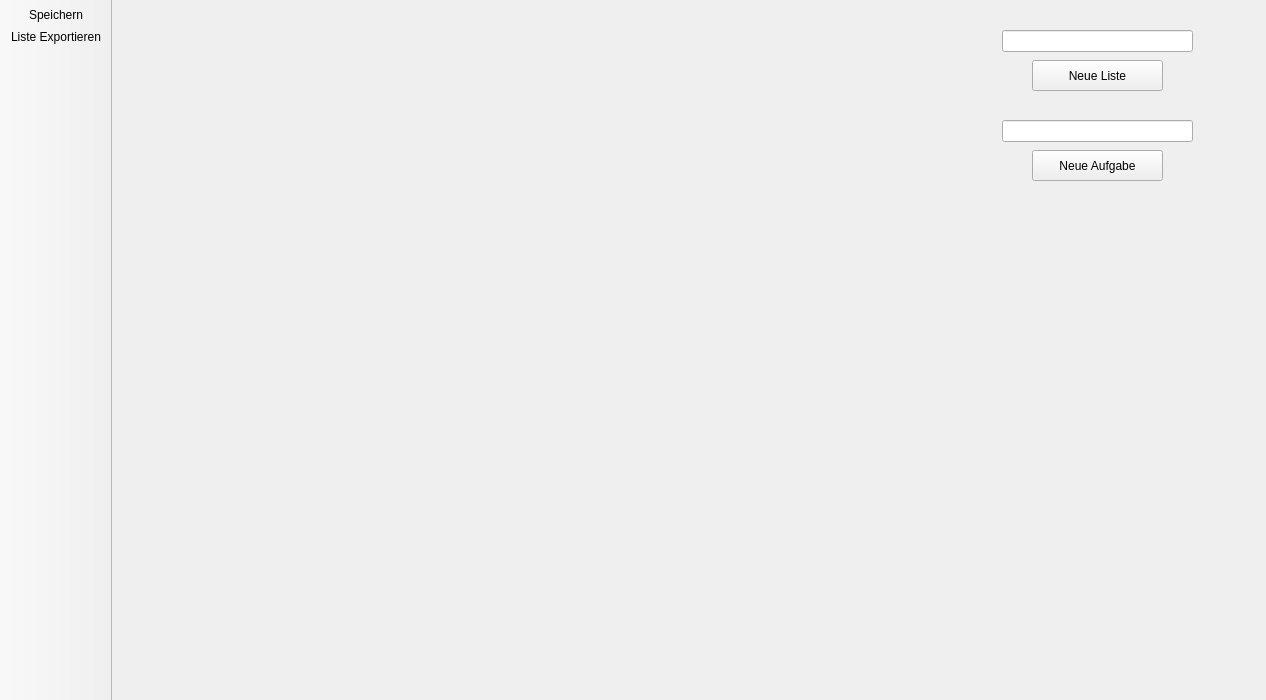
<?xml version="1.0" encoding="UTF-8"?>
<ui version="4.0">
 <class>MainWindow</class>
 <widget class="QMainWindow" name="MainWindow">
  <property name="geometry">
   <rect>
    <x>0</x>
    <y>0</y>
    <width>1266</width>
    <height>700</height>
   </rect>
  </property>
  <property name="windowTitle">
   <string>Deine ToDo's</string>
  </property>
  <widget class="QWidget" name="centralwidget">
   <widget class="QLineEdit" name="lineNeueListe">
    <property name="geometry">
     <rect>
      <x>890</x>
      <y>30</y>
      <width>191</width>
      <height>22</height>
     </rect>
    </property>
   </widget>
   <widget class="QPushButton" name="btnNeueListe">
    <property name="geometry">
     <rect>
      <x>920</x>
      <y>60</y>
      <width>131</width>
      <height>31</height>
     </rect>
    </property>
    <property name="text">
     <string>Neue Liste</string>
    </property>
   </widget>
   <widget class="QLabel" name="labelAktuelleListe">
    <property name="geometry">
     <rect>
      <x>400</x>
      <y>30</y>
      <width>281</width>
      <height>41</height>
     </rect>
    </property>
    <property name="font">
     <font>
      <pointsize>12</pointsize>
     </font>
    </property>
    <property name="text">
     <string/>
    </property>
   </widget>
   <widget class="QLineEdit" name="lineNeueAufgabe">
    <property name="geometry">
     <rect>
      <x>890</x>
      <y>120</y>
      <width>191</width>
      <height>22</height>
     </rect>
    </property>
   </widget>
   <widget class="QPushButton" name="btnNeueAufgabe">
    <property name="geometry">
     <rect>
      <x>920</x>
      <y>150</y>
      <width>131</width>
      <height>31</height>
     </rect>
    </property>
    <property name="text">
     <string>Neue Aufgabe</string>
    </property>
   </widget>
  </widget>
  <widget class="QToolBar" name="toolBar">
   <property name="sizePolicy">
    <sizepolicy hsizetype="Fixed" vsizetype="Preferred">
     <horstretch>0</horstretch>
     <verstretch>0</verstretch>
    </sizepolicy>
   </property>
   <property name="windowTitle">
    <string>toolBar</string>
   </property>
   <property name="movable">
    <bool>false</bool>
   </property>
   <property name="iconSize">
    <size>
     <width>28</width>
     <height>28</height>
    </size>
   </property>
   <property name="toolButtonStyle">
    <enum>Qt::ToolButtonTextBesideIcon</enum>
   </property>
   <attribute name="toolBarArea">
    <enum>LeftToolBarArea</enum>
   </attribute>
   <attribute name="toolBarBreak">
    <bool>false</bool>
   </attribute>
   <addaction name="actionSpeichern"/>
   <addaction name="actionListe_Exportieren"/>
  </widget>
  <action name="actionSpeichern">
   <property name="icon">
    <iconset theme="media-floppy"/>
   </property>
   <property name="text">
    <string>Speichern</string>
   </property>
   <property name="toolTip">
    <string>Speichern, Strg-S</string>
   </property>
   <property name="shortcut">
    <string>Ctrl+S</string>
   </property>
   <property name="menuRole">
    <enum>QAction::NoRole</enum>
   </property>
  </action>
  <action name="actionListe_Exportieren">
   <property name="icon">
    <iconset theme="document-save-as"/>
   </property>
   <property name="text">
    <string>Liste Exportieren</string>
   </property>
   <property name="toolTip">
    <string>Die ausgewählte Liste als .csv-Datei exportieren</string>
   </property>
   <property name="menuRole">
    <enum>QAction::NoRole</enum>
   </property>
  </action>
 </widget>
 <resources/>
 <connections>
  <connection>
   <sender>btnNeueListe</sender>
   <signal>clicked()</signal>
   <receiver>MainWindow</receiver>
   <slot>neueListe()</slot>
   <hints>
    <hint type="sourcelabel">
     <x>1102</x>
     <y>79</y>
    </hint>
    <hint type="destinationlabel">
     <x>997</x>
     <y>135</y>
    </hint>
   </hints>
  </connection>
  <connection>
   <sender>btnNeueAufgabe</sender>
   <signal>clicked()</signal>
   <receiver>MainWindow</receiver>
   <slot>neueAufgabe()</slot>
   <hints>
    <hint type="sourcelabel">
     <x>1127</x>
     <y>169</y>
    </hint>
    <hint type="destinationlabel">
     <x>984</x>
     <y>207</y>
    </hint>
   </hints>
  </connection>
  <connection>
   <sender>lineNeueListe</sender>
   <signal>returnPressed()</signal>
   <receiver>MainWindow</receiver>
   <slot>neueListe()</slot>
   <hints>
    <hint type="sourcelabel">
     <x>1139</x>
     <y>36</y>
    </hint>
    <hint type="destinationlabel">
     <x>1007</x>
     <y>18</y>
    </hint>
   </hints>
  </connection>
  <connection>
   <sender>lineNeueAufgabe</sender>
   <signal>returnPressed()</signal>
   <receiver>MainWindow</receiver>
   <slot>neueAufgabe()</slot>
   <hints>
    <hint type="sourcelabel">
     <x>1213</x>
     <y>134</y>
    </hint>
    <hint type="destinationlabel">
     <x>1238</x>
     <y>185</y>
    </hint>
   </hints>
  </connection>
 </connections>
 <slots>
  <slot>neueListe()</slot>
  <slot>neueAufgabe()</slot>
 </slots>
</ui>
